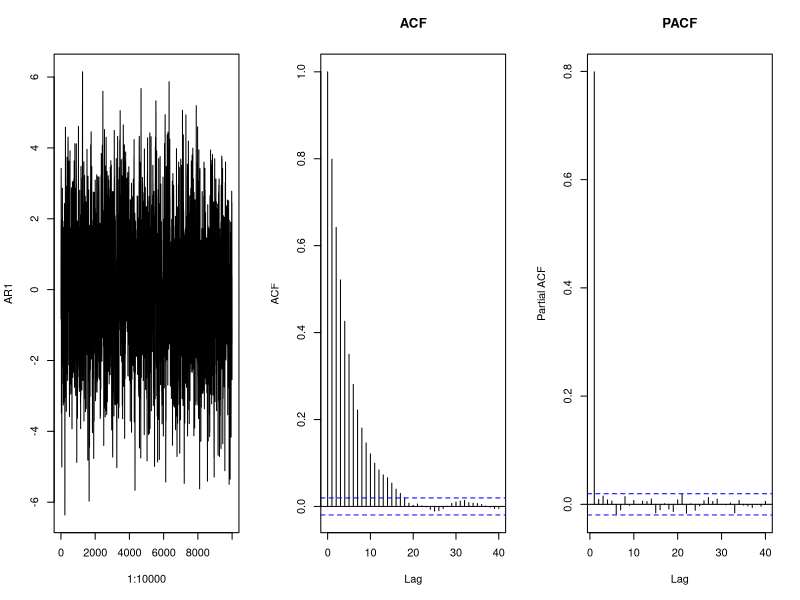
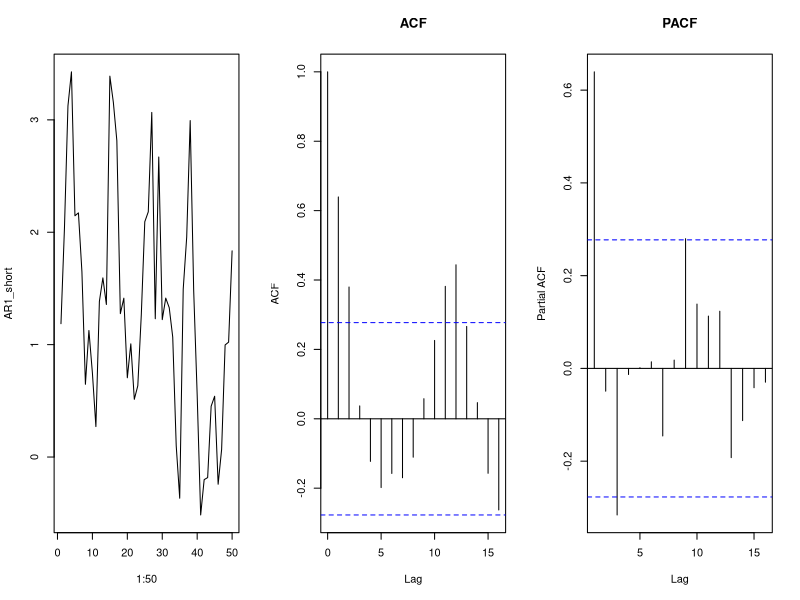
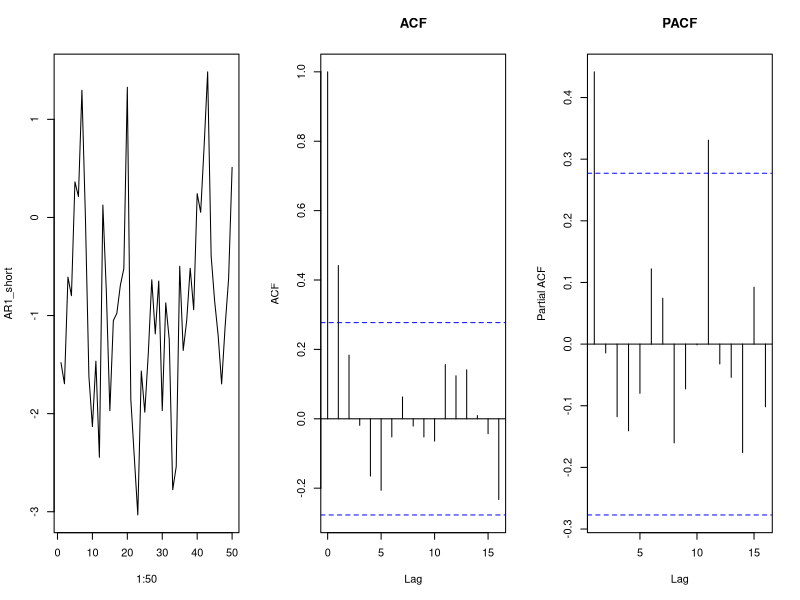
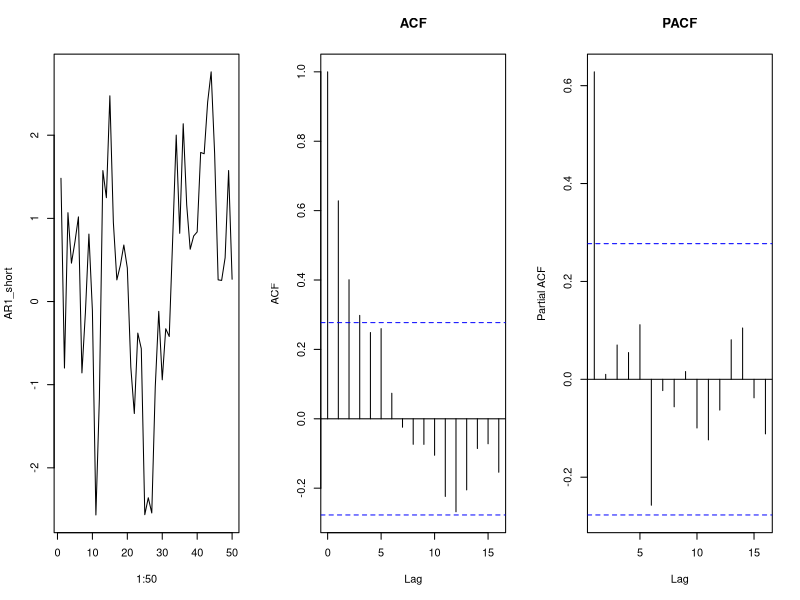
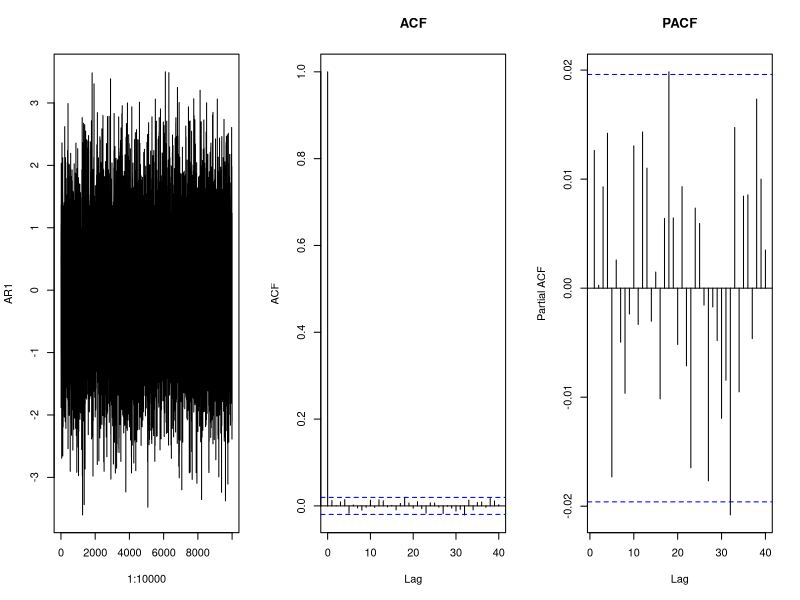
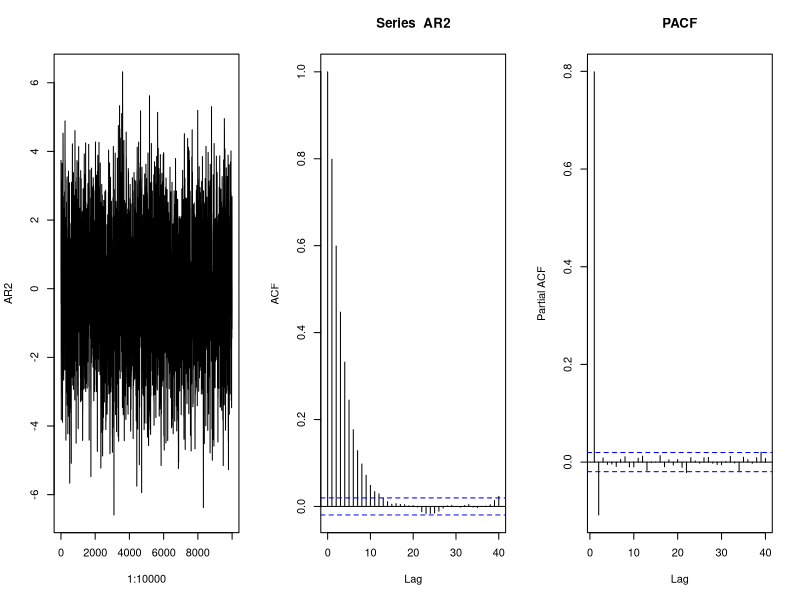
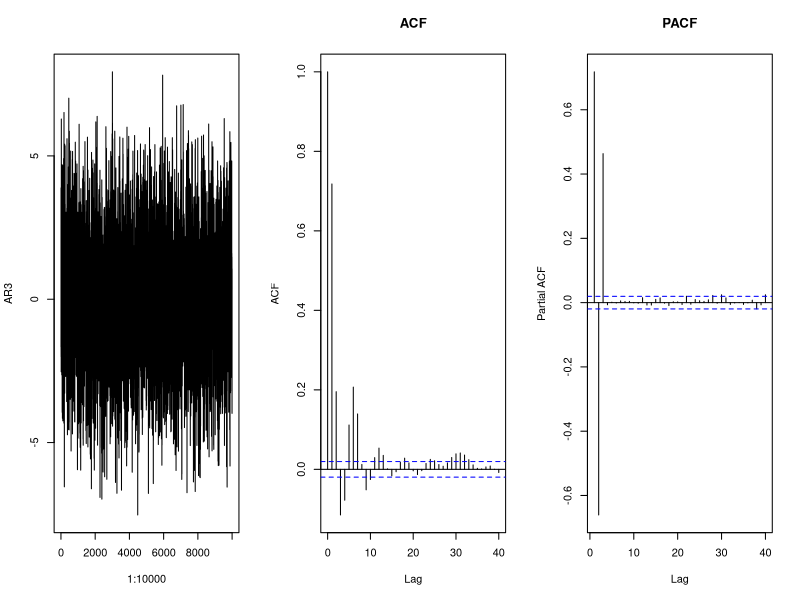
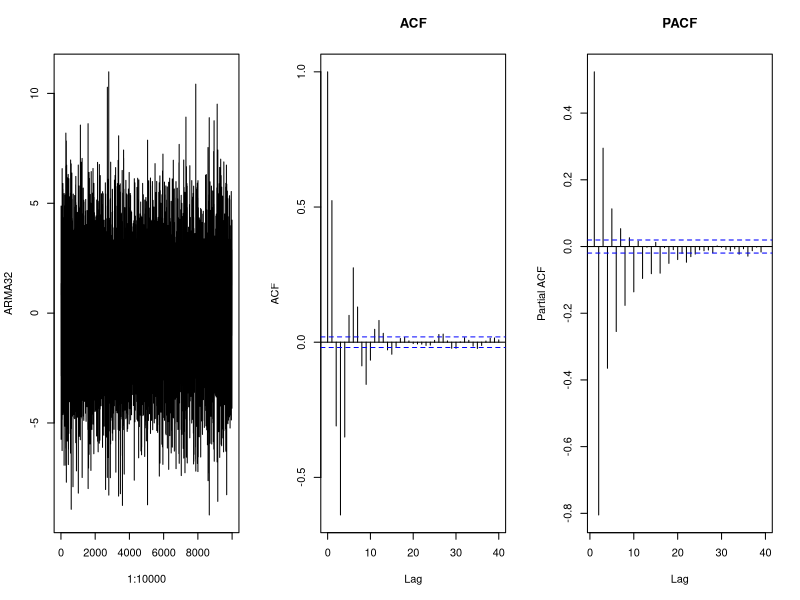

The R source for these figures, in order:
## ---- chunk 1
knitr::opts_chunk$set(echo = TRUE)
## ---- chunk 2
AR1 <- arima.sim(list(ar=c(0.8)),10000)
par(mfrow=c(1,3))
plot(1:10000,AR1,type="l")
ar1_acf <- acf(AR1,main="ACF")
ar1_pacf <-pacf(AR1,main="PACF")
## ---- chunk 3
AR1_short = arima.sim(list(ar=c(0.8)),50)
par(mfrow=c(1,3))
plot(1:50,AR1_short,type="l")
AR1_short_acf <- acf(AR1_short,main="ACF")
AR1_short_pacf <-pacf(AR1_short,main="PACF")
## ---- chunk 4
AR1_short = arima.sim(list(ar=c(0.8)),50)
par(mfrow=c(1,3))
plot(1:50,AR1_short,type="l")
AR1_short_acf <- acf(AR1_short,main="ACF")
AR1_short_pacf <-pacf(AR1_short,main="PACF")
## ---- chunk 5
AR1_short = arima.sim(list(ar=c(0.8)),50)
par(mfrow=c(1,3))
plot(1:50,AR1_short,type="l")
AR1_short_acf <- acf(AR1_short,main="ACF")
AR1_short_pacf <-pacf(AR1_short,main="PACF")
## ---- chunk 6
AR1 <- arima.sim(list(ar=c(0.0)),10000)
par(mfrow=c(1,3))
plot(1:10000,AR1,type="l")
ar1_acf <- acf(AR1,main="ACF")
ar1_pacf <-pacf(AR1,main="PACF")
## ---- chunk 7
rho1<-.8
rho2<-.6
a1<-(rho1*(1-rho2)/(1-rho1^2))
a2<-(rho2-rho1^2)/(1-rho1^2)
AR2<-arima.sim(list(ar=c(a1,a2)),10000)
par(mfrow=c(1,3))
plot(1:10000,AR2,type="l")
acf(AR2)
pacf(AR2,main="PACF")

## ---- chunk 8

a1<-1.5
a2<--1.21
a3<-.46
AR3<-arima.sim(list(ar=c(a1,a2,a3)),10000)
par(mfrow=c(1,3))
plot(1:10000,AR3,type="l")
acf(AR3,main="ACF")
pacf(AR3,main="PACF")

## ---- chunk 9

a1<-1.5
a2<--1.21
a3<-.46
b1<--.2
b2<--.9
ARMA32<-arima.sim(list(ar=c(a1,a2,a3),ma=c(b1,b2)),10000)
par(mfrow=c(1,3))
plot(1:10000,ARMA32,type="l")
acf(ARMA32,main="ACF")
pacf(ARMA32,main="PACF")

## ---- chunk 10

b1<- .2
b2<- .9
MA2<-arima.sim(list(ma=c(b1,b2)),10000)
par(mfrow=c(1,3))
plot(1:10000,MA2,type="l")
acf(MA2,main="ACF")
pacf(MA2,main="PACF")

## ---- chunk 11
# load the data
library(tseries)
library(forecast)
library(ggplot2)
bills<-read.csv("ElectricBill.csv")
bills$DateIndex<-1:nrow(bills)
## ---- chunk 12
attach(bills)
Acf(Bill)
Pacf(Bill)
## ---- chunk 13
AR1 <- arima(Bill,order=c(1,0,0))
tsdisplay(residuals(AR1),lag.max=15,main="AR(1) residual diagnostics")
## ---- chunk 14
AR2 <- arima(Bill,order=c(2,0,0))
tsdisplay(residuals(AR2),lag.max=15,main="AR(2) residual diagnostics")
## ---- chunk 15
AR3 <- arima(Bill,order=c(3,0,0))
tsdisplay(residuals(AR3),lag.max=15,main="AR(3) residual diagnostics")
## ---- chunk 16
AR4 <- arima(Bill,order=c(4,0,0))
tsdisplay(residuals(AR4),lag.max=15,main="AR(4) residual diagnostics")
## ---- chunk 17
AR5 <- arima(Bill,order=c(5,0,0))
tsdisplay(residuals(AR5),lag.max=15,main="AR(5) residual diagnostics")
## ---- chunk 18
#AIC from AR1 is 
AIC(AR1)
#AIC from AR2 is 
AIC(AR2)
#AIC from AR3 is
AIC(AR3)
#AIC from AR4 is 
AIC(AR4)
#AIC from AR5 is
AIC(AR5)
## ---- chunk 19
AR1.fit <- auto.arima(Bill,seasonal=FALSE,stepwise = FALSE,max.p=1,start.p=1,max.d=0,max.q=0)
plot(forecast(AR1.fit,h=10))
## ---- chunk 20
AR4.fit <- auto.arima(Bill,seasonal=FALSE,stepwise = FALSE,max.p=4,start.p=4,max.d=0,max.q=0)
plot(forecast(AR4.fit,h=10))
## ---- chunk 21
plot(forecast(AR4.fit,h=100))
## ---- chunk 22
holdout.test<-window(ts(Bill),start=36)
train<-Bill[1:35]
predictor<-AvgTemp[1:35]
## ---- chunk 23
simpleols<-arima(train,order=c(0,0,0),xreg=predictor)
tsdisplay(residuals(simpleols),lag.max=15,main="Resid. Diagnostics of OLS")
## ---- chunk 24
AR4_wtemp.fit <- auto.arima(train,xreg=predictor,stepwise = FALSE,max.p=4,start.p=4,max.d=0,max.q=0)
tsdisplay(residuals(AR4_wtemp.fit),lag.max=15,main="Residual Diagnostics from AR4 with temperature predictor")
## ---- chunk 25
plot(forecast(AR4_wtemp.fit,h=5,xreg=AvgTemp[36:40]))
points(1:length(train),fitted(AR4_wtemp.fit),type="l",col="blue")
## ---- chunk 26
AR4_wotemp.fit <- auto.arima(train,seasonal=FALSE,stepwise = FALSE,max.p=4,start.p=4,max.d=0,max.q=0)
tsdisplay(residuals(AR4_wotemp.fit),lag.max=15,main="Residual Diagnostics from AR4 with temperature predictor")
## ---- chunk 27
plot(forecast(AR4_wotemp.fit,h=5))
points(1:length(train),fitted(AR4_wotemp.fit),type="l",col="blue")
## ---- chunk 28
AR4_wtemp.forecast <- forecast(AR4_wtemp.fit,h=5,xreg=AvgTemp[36:40])
accuracy(AR4_wtemp.forecast,Bill[36:40])
## ---- chunk 29
AR4_wotemp.forecast <- forecast(AR4_wotemp.fit,h=5)
accuracy(AR4_wotemp.forecast,Bill[36:40])
